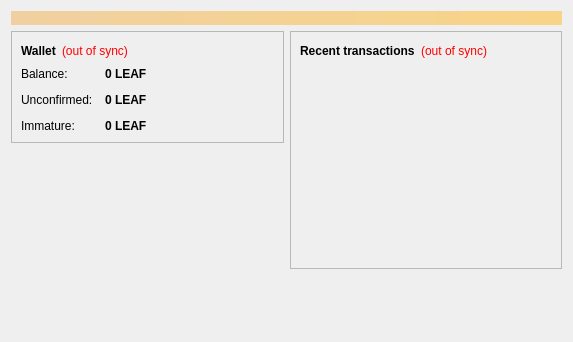
<?xml version="1.0" encoding="UTF-8"?>
<ui version="4.0">
 <class>OverviewPage</class>
 <widget class="QWidget" name="OverviewPage">
  <property name="geometry">
   <rect>
    <x>0</x>
    <y>0</y>
    <width>573</width>
    <height>342</height>
   </rect>
  </property>
  <property name="windowTitle">
   <string>Form</string>
  </property>
  <layout class="QVBoxLayout" name="topLayout">
   <item>
    <widget class="QLabel" name="labelAlerts">
     <property name="visible">
      <bool>false</bool>
     </property>
     <property name="styleSheet">
      <string notr="true">background-color: qlineargradient(x1: 0, y1: 0, x2: 1, y2: 0, stop:0 #F0D0A0, stop:1 #F8D488); color:#000000;</string>
     </property>
     <property name="wordWrap">
      <bool>true</bool>
     </property>
     <property name="margin">
      <number>3</number>
     </property>
    </widget>
   </item>
   <item>
    <layout class="QHBoxLayout" name="horizontalLayout" stretch="1,1">
     <item>
      <layout class="QVBoxLayout" name="verticalLayout_2">
       <item>
        <widget class="QFrame" name="frame">
         <property name="frameShape">
          <enum>QFrame::StyledPanel</enum>
         </property>
         <property name="frameShadow">
          <enum>QFrame::Raised</enum>
         </property>
         <layout class="QVBoxLayout" name="verticalLayout_4">
          <item>
           <layout class="QHBoxLayout" name="horizontalLayout_4">
            <item>
             <widget class="QLabel" name="label_5">
              <property name="font">
               <font>
                <weight>75</weight>
                <bold>true</bold>
               </font>
              </property>
              <property name="text">
               <string>Wallet</string>
              </property>
             </widget>
            </item>
            <item>
             <widget class="QLabel" name="labelWalletStatus">
              <property name="toolTip">
               <string>The displayed information may be out of date. Your wallet automatically synchronizes with the SonCoin network after a connection is established, but this process has not completed yet.</string>
              </property>
              <property name="styleSheet">
               <string notr="true">QLabel { color: red; }</string>
              </property>
              <property name="text">
               <string notr="true">(out of sync)</string>
              </property>
              <property name="alignment">
               <set>Qt::AlignLeading|Qt::AlignLeft|Qt::AlignVCenter</set>
              </property>
             </widget>
            </item>
            <item>
             <spacer name="horizontalSpacer_2">
              <property name="orientation">
               <enum>Qt::Horizontal</enum>
              </property>
              <property name="sizeHint" stdset="0">
               <size>
                <width>40</width>
                <height>20</height>
               </size>
              </property>
             </spacer>
            </item>
           </layout>
          </item>
          <item>
           <layout class="QFormLayout" name="formLayout_2">
            <property name="fieldGrowthPolicy">
             <enum>QFormLayout::AllNonFixedFieldsGrow</enum>
            </property>
            <property name="horizontalSpacing">
             <number>12</number>
            </property>
            <property name="verticalSpacing">
             <number>12</number>
            </property>
            <item row="0" column="0">
             <widget class="QLabel" name="label">
              <property name="text">
               <string>Balance:</string>
              </property>
             </widget>
            </item>
            <item row="0" column="1">
             <widget class="QLabel" name="labelBalance">
              <property name="font">
               <font>
                <weight>75</weight>
                <bold>true</bold>
               </font>
              </property>
              <property name="cursor">
               <cursorShape>IBeamCursor</cursorShape>
              </property>
              <property name="toolTip">
               <string>Your current balance</string>
              </property>
              <property name="text">
               <string notr="true">0 LEAF</string>
              </property>
              <property name="textInteractionFlags">
               <set>Qt::LinksAccessibleByMouse|Qt::TextSelectableByKeyboard|Qt::TextSelectableByMouse</set>
              </property>
             </widget>
            </item>
            <item row="1" column="0">
             <widget class="QLabel" name="label_3">
              <property name="text">
               <string>Unconfirmed:</string>
              </property>
             </widget>
            </item>
            <item row="1" column="1">
             <widget class="QLabel" name="labelUnconfirmed">
              <property name="font">
               <font>
                <weight>75</weight>
                <bold>true</bold>
               </font>
              </property>
              <property name="cursor">
               <cursorShape>IBeamCursor</cursorShape>
              </property>
              <property name="toolTip">
               <string>Total of transactions that have yet to be confirmed, and do not yet count toward the current balance</string>
              </property>
              <property name="text">
               <string notr="true">0 LEAF</string>
              </property>
              <property name="textInteractionFlags">
               <set>Qt::LinksAccessibleByMouse|Qt::TextSelectableByKeyboard|Qt::TextSelectableByMouse</set>
              </property>
             </widget>
            </item>
            <item row="2" column="0">
             <widget class="QLabel" name="labelImmatureText">
              <property name="text">
               <string>Immature:</string>
              </property>
             </widget>
            </item>
            <item row="2" column="1">
             <widget class="QLabel" name="labelImmature">
              <property name="font">
               <font>
                <weight>75</weight>
                <bold>true</bold>
               </font>
              </property>
              <property name="toolTip">
               <string>Mined balance that has not yet matured</string>
              </property>
              <property name="text">
               <string notr="true">0 LEAF</string>
              </property>
              <property name="textInteractionFlags">
               <set>Qt::LinksAccessibleByMouse|Qt::TextSelectableByKeyboard|Qt::TextSelectableByMouse</set>
              </property>
             </widget>
            </item>
           </layout>
          </item>
         </layout>
        </widget>
       </item>
       <item>
        <spacer name="verticalSpacer">
         <property name="orientation">
          <enum>Qt::Vertical</enum>
         </property>
         <property name="sizeHint" stdset="0">
          <size>
           <width>20</width>
           <height>40</height>
          </size>
         </property>
        </spacer>
       </item>
        <item>
         <widget class="QLabel" name="label_wallet_bgcoin">
          <property name="text">
           <string/>
          </property>
          <property name="pixmap">
           <pixmap resource="../bitcoin.qrc">:/images/wallet_bgcoin</pixmap>
          </property>
          <property name="scaledContents">
           <bool>false</bool>
          </property>
          <property name="alignment">
           <set>Qt::AlignCenter</set>
          </property>
          <property name="margin">
           <number>-2</number>
          </property>
         </widget>
        </item>
        <item>
         <widget class="QLabel" name="label_6">
          <property name="text">
           <string/>
          </property>
         </widget>
        </item>
      </layout>
     </item>
     <item>
      <layout class="QVBoxLayout" name="verticalLayout_3">
       <item>
        <widget class="QFrame" name="frame_2">
         <property name="frameShape">
          <enum>QFrame::StyledPanel</enum>
         </property>
         <property name="frameShadow">
          <enum>QFrame::Raised</enum>
         </property>
         <layout class="QVBoxLayout" name="verticalLayout">
          <item>
           <layout class="QHBoxLayout" name="horizontalLayout_2">
            <item>
             <widget class="QLabel" name="label_4">
              <property name="text">
               <string>&lt;b&gt;Recent transactions&lt;/b&gt;</string>
              </property>
             </widget>
            </item>
            <item>
             <widget class="QLabel" name="labelTransactionsStatus">
              <property name="toolTip">
               <string>The displayed information may be out of date. Your wallet automatically synchronizes with the SonCoin network after a connection is established, but this process has not completed yet.</string>
              </property>
              <property name="styleSheet">
               <string notr="true">QLabel { color: red; }</string>
              </property>
              <property name="text">
               <string notr="true">(out of sync)</string>
              </property>
              <property name="alignment">
               <set>Qt::AlignRight|Qt::AlignTrailing|Qt::AlignVCenter</set>
              </property>
             </widget>
            </item>
            <item>
             <spacer name="horizontalSpacer">
              <property name="orientation">
               <enum>Qt::Horizontal</enum>
              </property>
              <property name="sizeHint" stdset="0">
               <size>
                <width>40</width>
                <height>20</height>
               </size>
              </property>
             </spacer>
            </item>
           </layout>
          </item>
          <item>
           <widget class="QListView" name="listTransactions">
            <property name="styleSheet">
             <string notr="true">QListView { background: transparent; }</string>
            </property>
            <property name="frameShape">
             <enum>QFrame::NoFrame</enum>
            </property>
            <property name="verticalScrollBarPolicy">
             <enum>Qt::ScrollBarAlwaysOff</enum>
            </property>
            <property name="horizontalScrollBarPolicy">
             <enum>Qt::ScrollBarAlwaysOff</enum>
            </property>
            <property name="selectionMode">
             <enum>QAbstractItemView::NoSelection</enum>
            </property>
           </widget>
          </item>
         </layout>
        </widget>
       </item>
       <item>
        <spacer name="verticalSpacer_2">
         <property name="orientation">
          <enum>Qt::Vertical</enum>
         </property>
         <property name="sizeHint" stdset="0">
          <size>
           <width>20</width>
           <height>40</height>
          </size>
         </property>
        </spacer>
       </item>
      </layout>
     </item>
    </layout>
   </item>
  </layout>
 </widget>
 <resources/>
 <connections/>
</ui>
